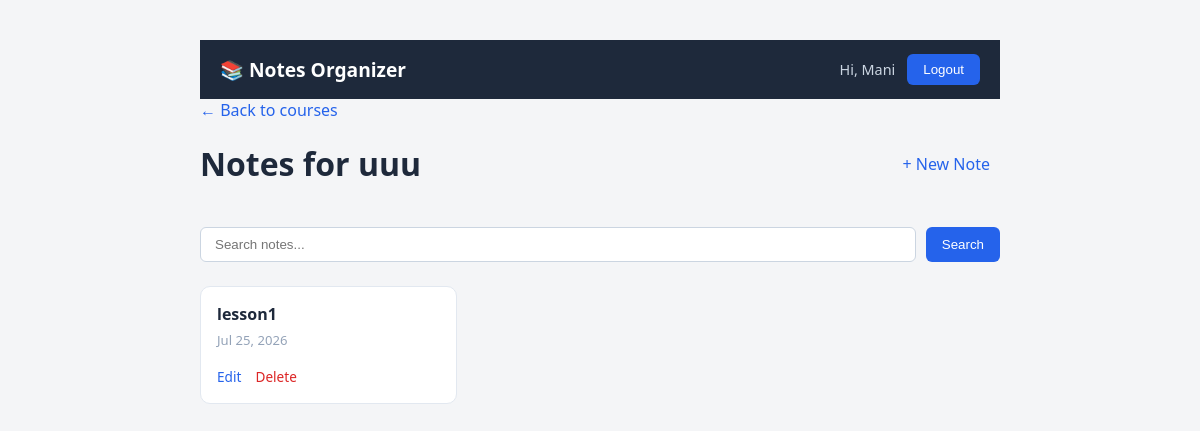
The app's page /courses/2/notes/ (signed in), older data.
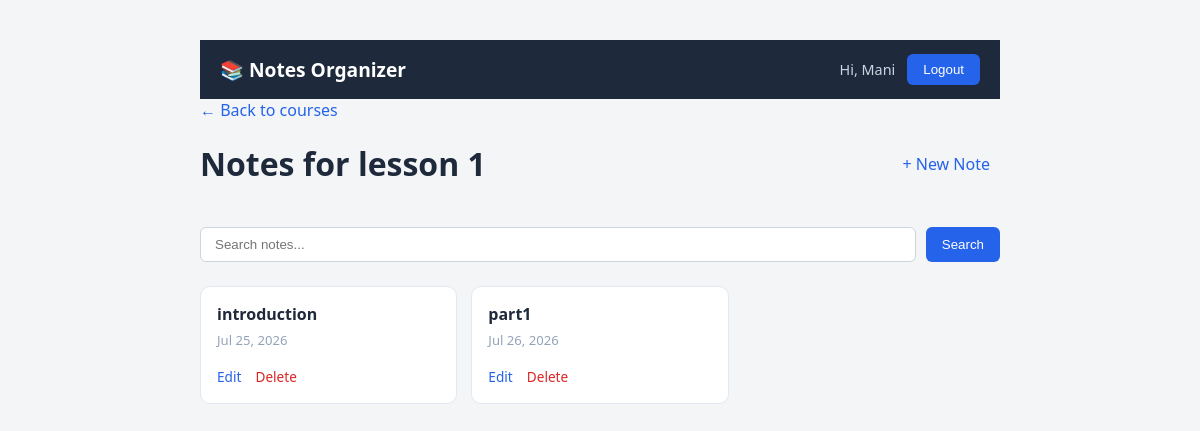
The same page, newer data.
### notes/models.py (models this page shows, shortened)
class Course(models.Model):
    owner = models.ForeignKey(User, on_delete=models.CASCADE, related_name='courses')
    title = models.CharField(max_length=200)
    description = models.TextField(blank=True)
    created_at = models.DateTimeField(auto_now_add=True)

class Note(models.Model):
    course = models.ForeignKey(Course, on_delete=models.CASCADE, related_name='notes')
    title = models.CharField(max_length=200)
    description = models.TextField(blank=True)
    content = models.TextField()
    created_at = models.DateTimeField(auto_now_add=True)

### notes/views.py (the view)
# urls.py: path('<int:course_pk>/notes/', views.note_list, name='note_list'),
@login_required
def note_list(request, course_pk):
    course = get_object_or_404(Course, pk=course_pk, owner=request.user)
    query = request.GET.get('q', '')
    notes = course.notes.all()
    if query:
        notes = notes.filter(Q(title__icontains=query) | Q(content__icontains=query))
    return render(request, 'notes/note_list.html', {'course': course, 'notes': notes, 'query': query})

### notes/templates/notes/note_list.html (shortened to what this page needs)
{% extends 'notes/base.html' %}
{% load static %}
{% block extra_css %}
<link rel="stylesheet" href="{% static 'notes/css/note_list.css' %}">
{% endblock %}
{% block content %}
<a href="{% url 'course_list' %}" class="back-link">← Back to courses</a>
<div class="page-heading">
  <h1>Notes for {{ course.title }}</h1>
  <a href="{% url 'note_create' course.pk %}" class="btn-primary">+ New Note</a>
</div>
<form method="get" class="search-bar">
  <input type="text" name="q" value="{{ query }}" placeholder="Search notes...">
  <button type="submit" class="btn-secondary">Search</button>
</form>
<div class="note-grid">
  {% for note in notes %}
    <div class="note-card">
      <a href="{% url 'note_detail' course.pk note.pk %}" class="note-card-title">{{ note.title }}</a>
      <span class="note-card-date">{{ note.created_at|date:"M d, Y" }}</span>
      <span class="note-card-actions">
        <a href="{% url 'note_edit' course.pk note.pk %}">Edit</a>
        <a href="{% url 'note_delete' course.pk note.pk %}" class="danger">Delete</a>
      </span>
    </div>
  {% empty %}
    <p class="empty-state">No notes found.</p>
  {% endfor %}
</div>
{% endblock %}

Row changes from the older to the newer data that the page shows:
changed Course: title "uuu" → "lesson 1"
changed Note: title "lesson1" → "introduction"
added Note: title "part1", created_at "Jul 26, 2026"
